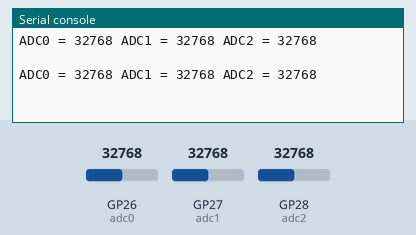
Simulated run of this program. Board: Raspberry Pi Pico running MicroPython. On the bench: the last lines printed to the serial console. Inputs (shaded band) come from the test bench; at power-on: GP26 (adc0) = 32768, GP27 (adc1) = 32768, GP28 (adc2) = 32768 (analog values on the 0–65535 scale). Files the program writes start out absent.

Above: at 1.2 s.
1.3 s: GP26 (adc0) set to 45874
At 2.6 s:
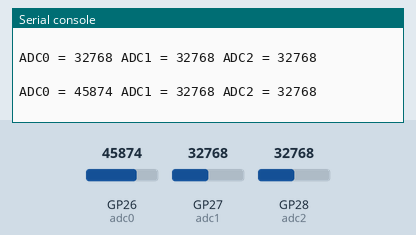
2.8 s: GP27 (adc1) set to 45874
At 3.8 s:
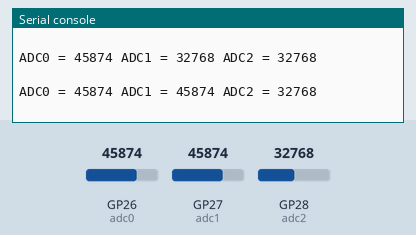
4.3 s: GP28 (adc2) set to 45874
At 5.6 s:
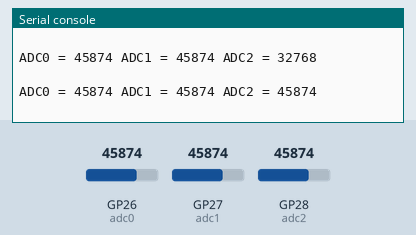
5.8 s: GP26 (adc0) set to 57670
At 6.4 s:
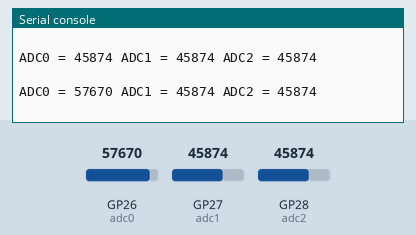
7.3 s: GP27 (adc1) set to 57670
At 8.6 s:
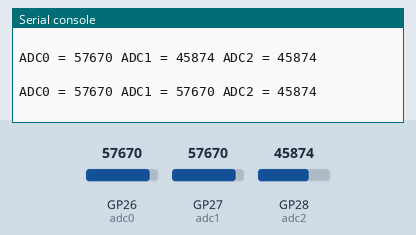
8.8 s: GP28 (adc2) set to 57670
At 9.8 s:
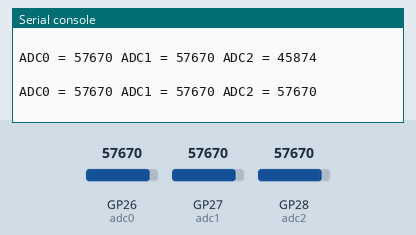
Timing chart, 0 to 11.3 s (numbered marks = the images above; inputs shaded):
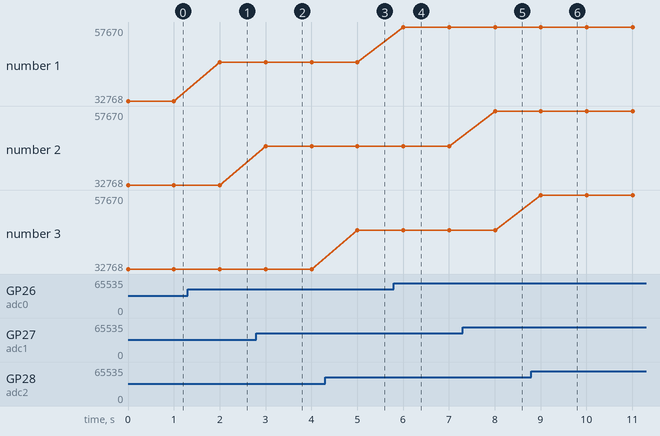

Measured:
- after the input at 1.3 s, the serial console: prints a new line after 0.70 s (image 1)
- after the input at 2.8 s, the serial console: prints a new line after 0.20 s (image 2)
- after the input at 4.3 s, the serial console: prints a new line after 0.70 s (image 3)
- after the input at 5.8 s, the serial console: prints a new line after 0.21 s (image 4)
- after the input at 7.3 s, the serial console: prints a new line after 0.71 s (image 5)
- after the input at 8.8 s, the serial console: prints a new line after 0.21 s (image 6)
- plotted number 1: 32768 → 45874 after the input at 1.3 s, 45874 → 57670 after the input at 5.8 s

The program:

GP26_27_28_ADC_fileSave.py
```python
from machine import Pin, ADC
import utime


# ADC0 (GP26)
adc0 = ADC(26)
# ADC1 (GP27)
adc1 = ADC(27)
# ADC2 (GP28)
adc2 = ADC(28)

hour_1 = 60 * 60

file = open("ADC.txt", "w")
cnt = 0

while True:
    a0 = adc0.read_u16()
    a1 = adc1.read_u16()
    a2 = adc2.read_u16()

    data = "ADC0 = " + str(a0) + " ADC1 = " + str(a1) + " ADC2 = " + str(a2) + "\n"
    print (data)
    file.write(data)
#    file.flush()
    utime.sleep (1)
#    utime.sleep (hour_1)
    cnt = cnt + 1
    if cnt > 24:
        break

file.flush()
file.close()
print ("End")
```
